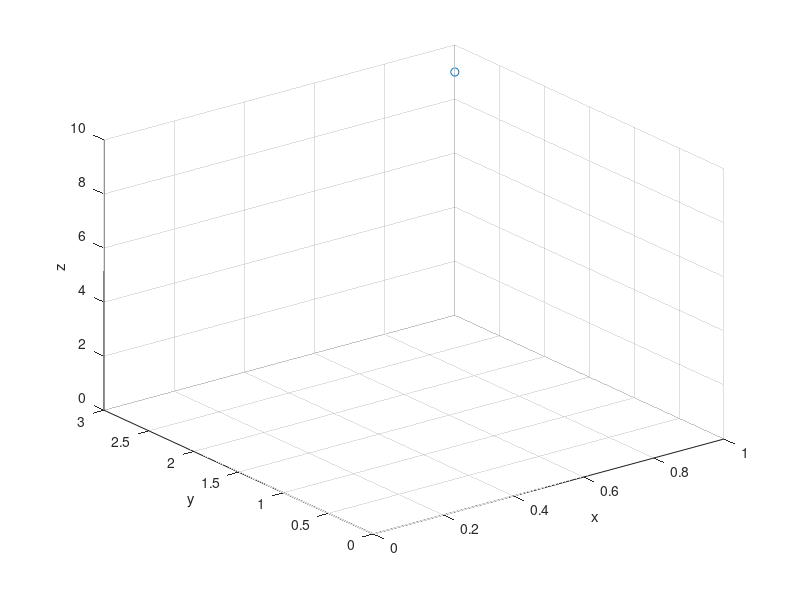

Write the MATLAB code that produced this figure.
close all
figure
p0 = [0 0 0];
p1 = [0 0 0];
plot3(p0,p1,p1)
grid
xlabel('x')
ylabel('y')
zlabel('z')
hold on
x = 1
y = 3
z = 9
scatter3(x,y,z)
%plot3(x,y,z,'*')
